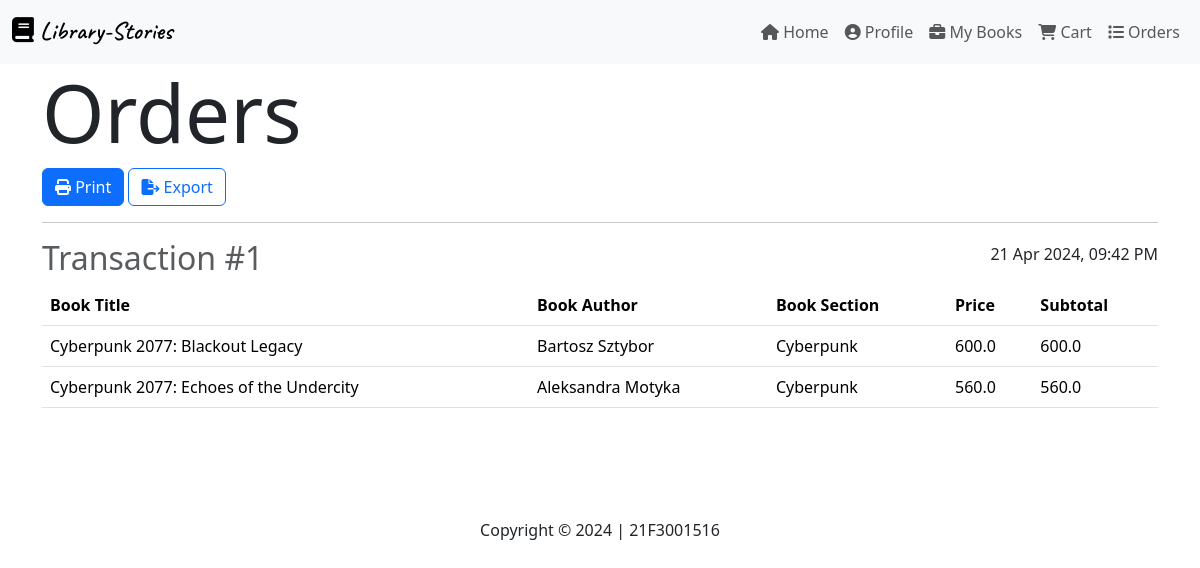
The app's page /orders (signed in) with its own data.
### models.py (models this page shows)
class Transaction(db.Model):
    id = db.Column(db.Integer, primary_key=True)
    user_id = db.Column(db.Integer, db.ForeignKey('user.id'), nullable=False)
    datetime = db.Column(db.DateTime, nullable=False)
    trans_details = db.Column(db.String(256), nullable=True)
    orders = db.relationship('Order', backref='transaction', lazy=True, cascade='all, delete-orphan')

class Order(db.Model):
    id = db.Column(db.Integer, primary_key=True)
    transaction_id = db.Column(db.Integer, db.ForeignKey('transaction.id'), nullable=False)
    book_id = db.Column(db.Integer, db.ForeignKey('book.id'), nullable=False)
    price = db.Column(db.Float, nullable=False)

class book(db.Model):
        id = db.Column(db.Integer, primary_key=True)
        title = db.Column(db.String(64), nullable=False)
        author = db.Column(db.String(64), nullable=False)
        section_id = db.Column(db.Integer, db.ForeignKey('section.id'), nullable=False)
        subsections = db.Column(db.String(64), nullable=True)
        publisher = db.Column(db.String(64), nullable=True)
        date_added = db.Column(db.DateTime, nullable=False)
        pages = db.Column(db.Integer, nullable=True)
        volumne = db.Column(db.Integer, nullable=True)
        desc = db.Column(db.String(256), nullable=True)
        price = db.Column(db.Float, nullable=True)
        book_image = db.Column(db.String(256), nullable=True)
        is_audible = db.Column(db.Boolean, nullable=False, default=False)
        content = db.Column(db.String(5096), nullable=True)
        is_upcoming = db.Column(db.Boolean, nullable=False, default=False)
        book_link = db.Column(db.String(512), nullable=True)
        avail= db.Column(db.DateTime, nullable=True)
        access = db.relationship('BookAccess', back_populates='book', lazy=True, cascade='all, delete-orphan')
        carts = db.relationship('cart', backref='book', lazy=True, cascade='all, delete-orphan')
        reviews = db.relationship('review', backref='book', lazy=True, cascade='all, delete-orphan')
        orders = db.relationship('Order', backref='book', lazy=True, cascade='all, delete-orphan')
        wishlist = db.relationship('Wishlist', backref='book', lazy=True, cascade='all, delete-orphan')
        favorite = db.relationship('Favorite', backref='book', lazy=True, cascade='all, delete-orphan')

class Section(db.Model):
        id = db.Column(db.Integer, primary_key=True)
        name = db.Column(db.String(32), unique=True, nullable=False)
        desc = db.Column(db.String(256), nullable=True)
        date_created = db.Column(db.DateTime, nullable=False)
        books = db.relationship('book', backref='Section', lazy=True, cascade='all, delete-orphan')

### routes.py (the view)
@app.route('/orders')
def orders():
    transactions = Transaction.query.filter_by(user_id=session['user_id']).order_by(Transaction.datetime.desc()).all()
    sections = Section.query.all()
    return render_template('user/orders.html', transactions=transactions, sections=sections, user=current_user())

### routes.py (called while the page is built)
def current_user():
        user0 = User.query.get(session['user_id'])
        return user0

### templates/user/orders.html (shortened to what this page needs)
{% extends 'layout.html' %}
{% block content %}
<h1 class="display-1">Orders</h1>
<button class="btn btn-primary" onClick="window.print();">
    <i class="fas fa-print    "></i>
    Print
</button>
<a href="{{url_for('export_csv')}}" class="btn btn-outline-primary">
    <i class="fas fa-file-export    "></i>
    Export
</a>
<hr>
{% if transactions|length > 0 %}
    {% for transaction in transactions %}
        <div class="heading">
            {% if user.is_dark %}
            <h2 class="text">Transaction #{{transaction.id}}</h2>
            {% else %}
            <h2 class="text-muted">Transaction #{{transaction.id}}</h2>
            {% endif %}
            <p class="datetime">{{transaction.datetime.strftime('%d %b %Y, %I:%M %p')}}</p>
        </div>
        <div class="orders">
            <table class="table">
                <thead>
                    <tr>
                        <th>Book Title</th>
                        <th>Book Author</th>
                        <th>Book Section</th>
                        <th>Price</th>
                        <th>Subtotal</th>
                    </tr>
                </thead>
                <tbody>
                    {% if transaction.orders|length > 0 %}
                    {% for order in transaction.orders %}
                    <tr>
                        <td>{{order.book.title}}</td>
                        <td>{{order.book.author}}</td>
                        {% for sec in sections %}
                            {% if order.book.section_id==sec.id %}
                                <td>{{sec.name}}</td>
                            {% endif %}
                        {% endfor %}
                        <td>{{order.price}}</td>
                        <td>{{order.price}}</td>
                    </tr>
                    {% endfor %}
                    {% endif %}
                </tbody>
            </table>
        </div>
    {% endfor %}
{% else %}
    <div class="alert alert-info" style="border-radius:20px ;">
        <h2>No Orders</h2>
    </div>
{% endif %}
{% endblock %}

### templates/user/orders.html (style rules this page uses)
.heading { display: flex; flex-direction: row; justify-content: space-between; align-items: center; }
.datetime { font-size: 1.0rem; }

### records on screen
Order: book "Cyberpunk 2077: Blackout Legacy", book.author "Bartosz Sztybor", price "600.0"
Section: name "Cyberpunk"
Order: book "Cyberpunk 2077: Echoes of the Undercity", book.author "Aleksandra Motyka", price "560.0"
